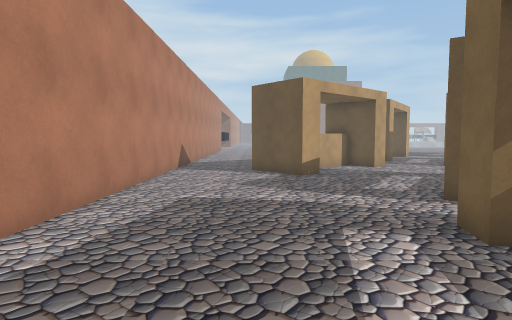
[1] (above)

23 first-person views from a walk through a Unity game level. The camera is 1.4 m above the floor, tilts 4° down and sees 75° across. The floor is counted in squares, 1 m on a side. Each view is taken from the middle of a square. On the plan, view 1 faces up. The plan holds only what a view shows up to about 15 squares ahead; the rest is blank. The place goes on beyond the plan. The player character is not drawn. Some animated figures are left out. Some surface patterns are stand-ins.

[2]
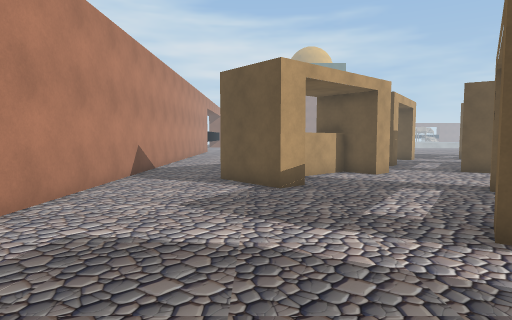

[3]
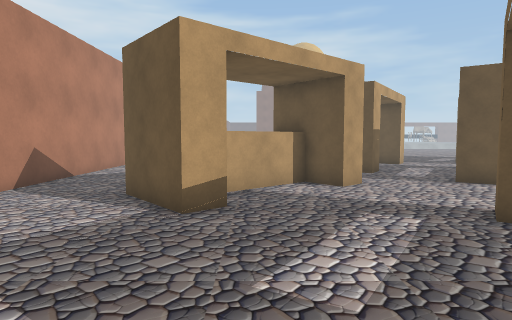

[4]
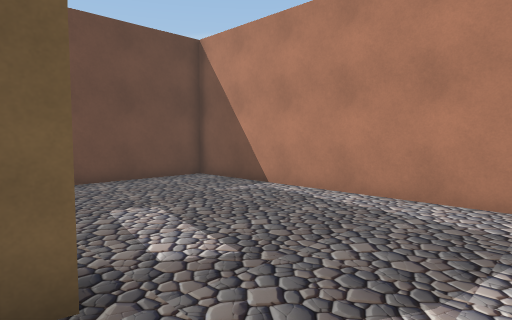

[5]
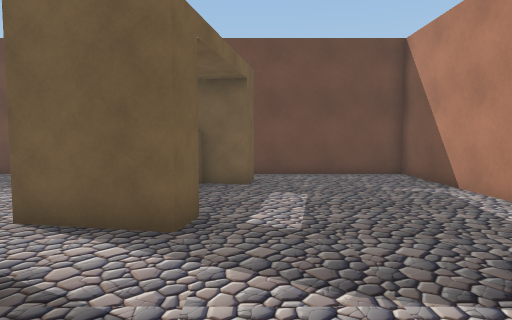

[6]
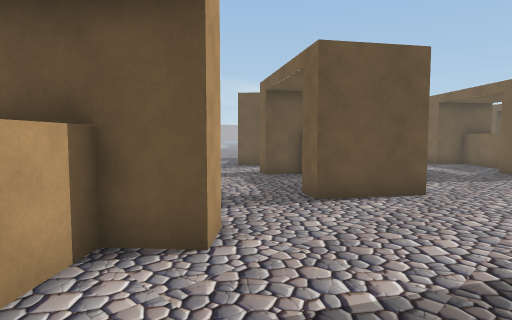

[7]
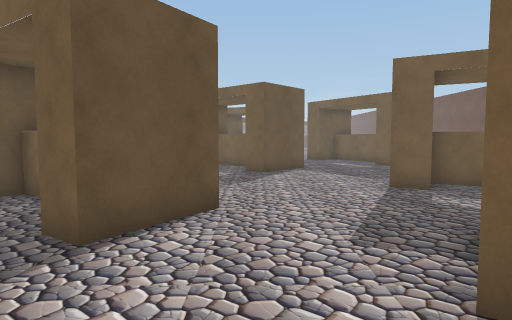

[8]
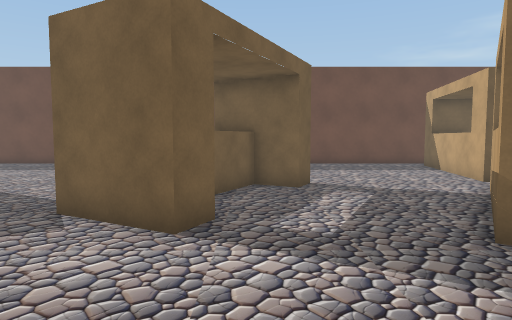

[9]
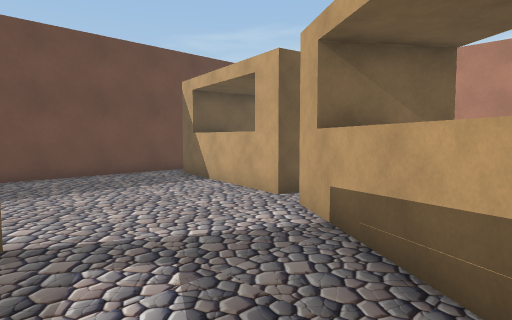

[10]
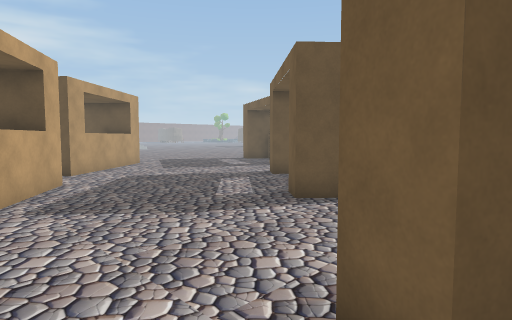

[11]
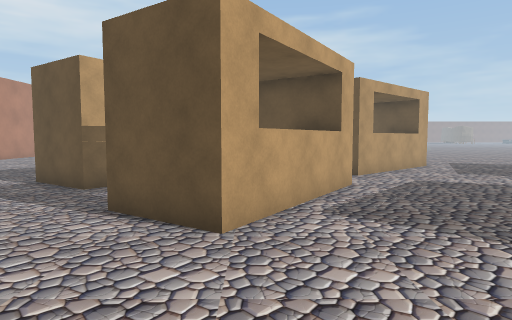

[12]
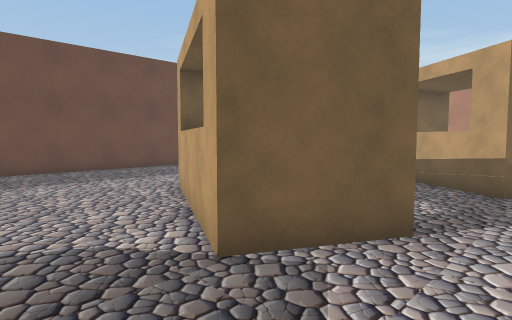

[13]
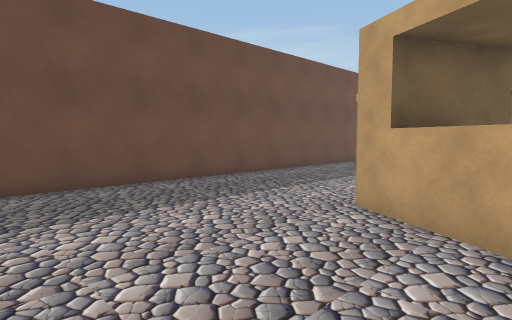

[14]
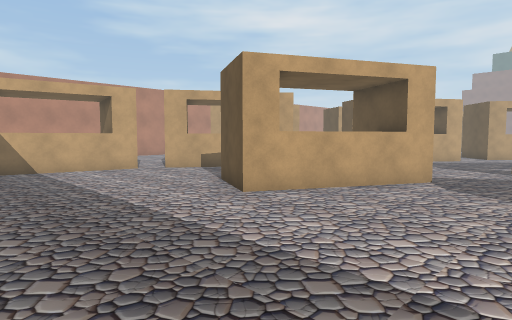

[15]
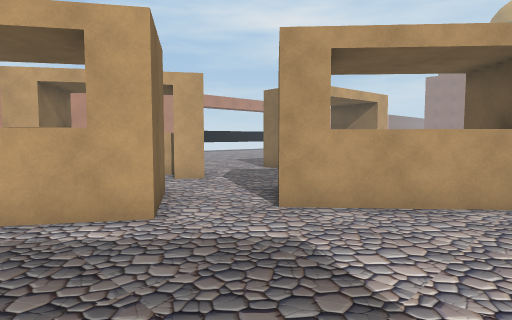

[16]
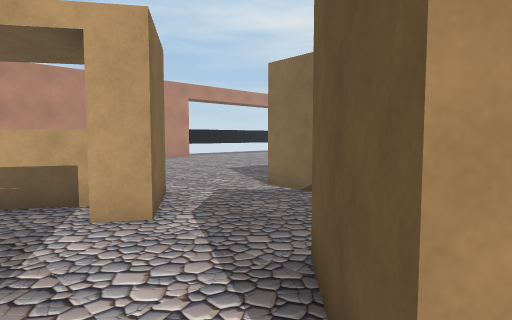

[17]
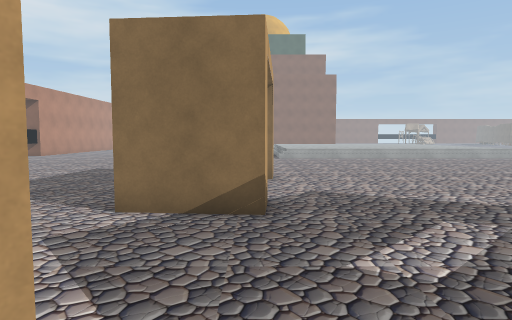

[18]
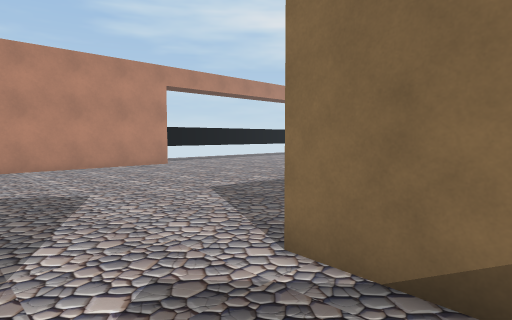

[19]
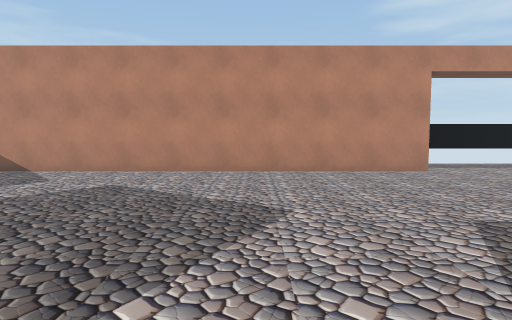

[20]
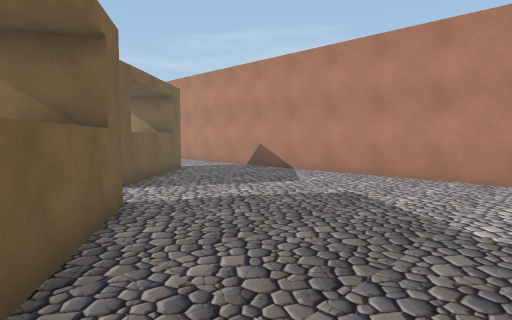

[21]
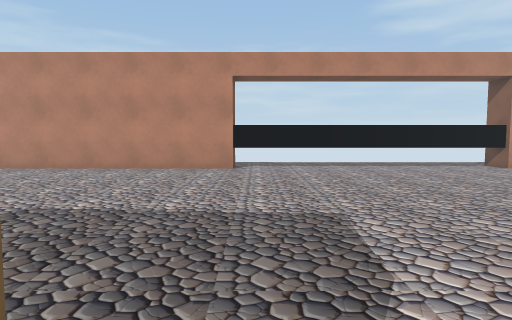

[22]
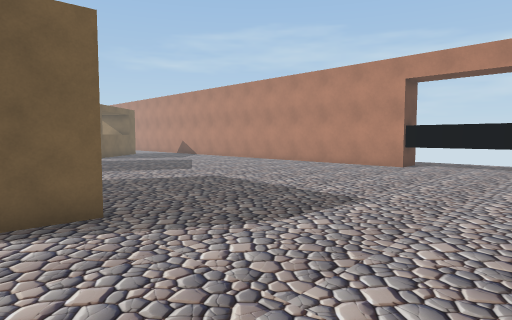

[23]
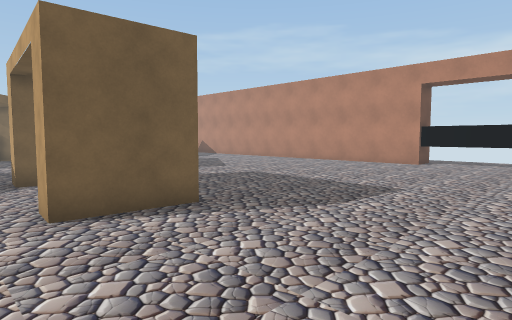

### Floor plan
Points are (right, up) in squares from view 1. A wall is a line through its corners. A room is listed if a view was taken in it or the views show most of it. See-through windows are left out.
Room 1 (views 1, 2, 3, 4, 5, 6, 7, 8, 9, 10, 11, 12, 13, 14, 15, 16, 17, 18, 19, 20, 21, 22, 23)
walls: (5.7, 21.2) (8, 19.6) (7.5, 18.7) (5.2, 20.3) (7.7, 24); (9.1, 23.7) (8, 22); (12.6, 18.9) (13.2, 19.7); (6.2, 16) (5.4, 15.3) (3.6, 17.4); (8.5, 25.3) (10.9, 23.7) (10.2, 22.8); (14.3, 18.8) (11.9, 20.4) (12.5, 21.3) (14.8, 19.7) (11.5, 14.7) (9.2, 16.3) (9.8, 17.2); (4.5, 16.3) (2.2, 14.3); (6.9, 11.4) (7.6, 12.3); (9.9, 10.7) (6.4, 5.7); (11.7, 29) (12.2, 28.9) (12.2, 27.9) (9.3, 28.1); (2.5, 12.7) (1.7, 12) (-0.2, 14.1) (4.1, 17.8); (0.6, 14.7) (1.8, 13.3); (19.1, 25) (15.7, 22) (13.8, 24.1); (18.8, 26) (17.6, 27.4); (4.1, 7.3) (4.7, 8.1) (7.1, 6.5); (20.1, 11.8) (18, 13.7) (18.7, 14.5); (16.2, 8.1) (13.7, 9.4) (14.2, 10.3) (16.6, 9) (13.8, 3.7) (11.4, 5) (11.8, 5.9) (14.3, 4.6); (9.8, 34.1) (12.6, 33.9) (12.5, 32.8); (13, 5.2) (15, 8.8); (3, 4.1) (3.2, 5.2) (5.9, 4.7) (4.8, -1.3); (-3.5, 34.1) (-3.5, -2.5) (2.1, -2.5); (2.1, -0.7) (2.3, 0.3) (5, -0.2); (4, -2.5) (18.9, -2.5); (-3.7, 40.5) (-3.7, 34)

Positions as (right, up) in squares from view 1, and headings:
1: (0, 0), facing up
2: (1, 3), facing up
3: (3, 6), facing up
4: (4, 8), facing down-left
5: (2, 10), facing down
6: (3, 12), facing up-right
7: (5, 14), facing right
8: (13, 15), facing down
9: (12, 10), facing down-left
10: (12, 9), facing up-right
11: (12, 10), facing up
12: (19, 12), facing down-left
13: (20, 7), facing down-left
14: (20, -2), facing up-left
15: (20, 17), facing up-left
16: (16, 21), facing up-left
17: (12, 22), facing up
18: (12, 25), facing up-left
19: (10, 27), facing left
20: (8, 27), facing down-left
21: (11, 35), facing left
22: (12, 40), facing down-left
23: (14, 40), facing down-left
